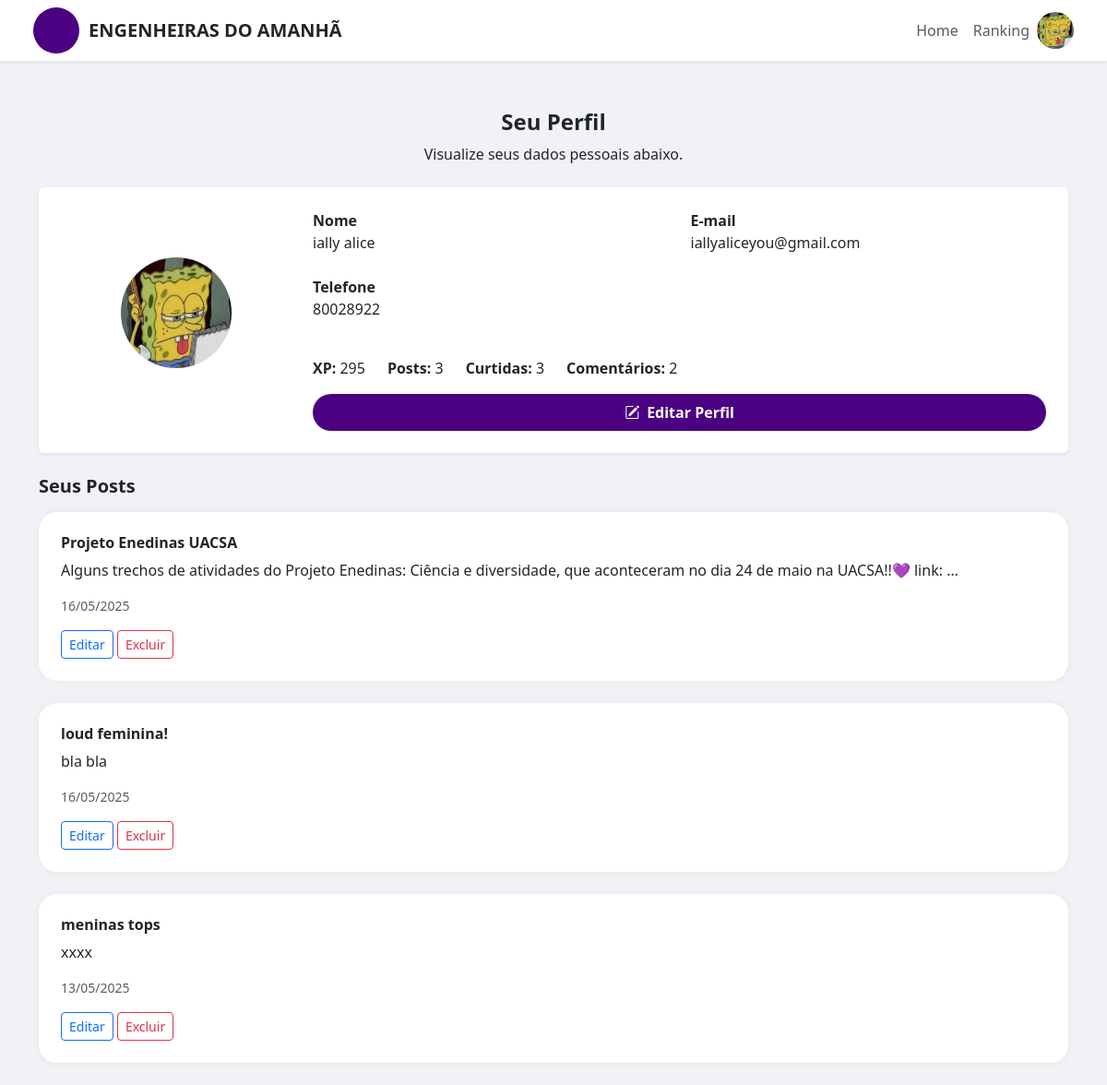
The page /perfil/ (signed in) on the database its author committed.
### comunidade/models.py (models this page shows, shortened)
class Perfil(models.Model):
    user = models.OneToOneField(User, on_delete=models.CASCADE)
    telefone = models.CharField(max_length=20, blank=True)
    pontos = models.IntegerField(default=0)
    foto = models.ImageField(upload_to='perfil/', blank=True, null=True)
    ultima_interacao = models.DateField(null=True, blank=True)

class Post(models.Model):
    titulo = models.CharField(max_length=100)
    conteudo = models.TextField()
    autor = models.ForeignKey(User, on_delete=models.CASCADE)
    imagem = models.ImageField(upload_to='posts/', blank=True, null=True)
    tags = TaggableManager()
    data_criacao = models.DateTimeField(default=timezone.now)

### comunidade/views.py (the view)
# urls.py: path('perfil/', views.perfil_view, name='perfil'),
@login_required
def perfil_view(request):
    perfil, _ = Perfil.objects.get_or_create(user=request.user)
    posts = Post.objects.filter(autor=request.user).order_by('-data_criacao')
    context = {
        'perfil': perfil,
        'posts': posts,
        'posts_qtd': posts.count(),
        'curtidas_qtd': Curtida.objects.filter(usuario=request.user).count(),
        'comentarios_qtd': Comentario.objects.filter(autor=request.user).count(),
    }
    return render(request, 'comunidade/perfil.html', context)

### comunidade/templates/comunidade/perfil.html (shortened to what this page needs)
{% load static %}
<!DOCTYPE html>
<html lang="pt-br">
<head>
  <link href="https://cdn.jsdelivr.net/npm/bootstrap@5.3.2/dist/css/bootstrap.min.css" rel="stylesheet">
  <link href="https://cdn.jsdelivr.net/npm/bootstrap-icons@1.10.5/font/bootstrap-icons.css" rel="stylesheet">
</head>
<body>
<nav class="navbar navbar-expand-lg bg-white shadow-sm px-4 fixed-top">
  <div class="container-fluid">
    <div class="d-flex align-items-center">
      <div class="logo-circle"></div>
      <span class="navbar-brand fw-bold text-uppercase text-dark mb-0">Engenheiras do Amanhã</span>
    </div>
    <ul class="navbar-nav ms-auto">
      <li class="nav-item"><a class="nav-link" href="{% url 'pagina_inicial' %}">Home</a></li>
      <li class="nav-item"><a class="nav-link" href="{% url 'ranking' %}">Ranking</a></li>
    </ul>
    {% if request.user.perfil.foto %}
      <img src="{{ request.user.perfil.foto.url }}" class="rounded-circle" style="width: 40px; height: 40px; object-fit: cover; cursor: pointer;" data-bs-toggle="offcanvas" data-bs-target="#sidebarPerfil" aria-controls="sidebarPerfil">
    {% else %}
      <div class="logo-circle" data-bs-toggle="offcanvas" data-bs-target="#sidebarPerfil" aria-controls="sidebarPerfil" style="cursor: pointer;"></div>
    {% endif %}
  </div>
</nav>
<div class="container mt-5">
  <div class="text-center mb-4">
    <h4 class="fw-bold text-purple">Seu Perfil</h4>
    <p>Visualize seus dados pessoais abaixo.</p>
  </div>
  <div class="bg-white p-4 rounded shadow-sm mb-4">
    <div class="row align-items-center">
      <div class="col-md-3 text-center">
        {% if perfil.foto %}
          <img src="{{ perfil.foto.url }}" class="rounded-circle mb-3" width="120" height="120" alt="Foto de perfil">
        {% else %}
          <div class="rounded-circle bg-secondary mb-3" style="width: 120px; height: 120px;"></div>
        {% endif %}
      </div>
      <div class="col-md-9">
        <div class="row">
          <div class="col-md-6 mb-2">
            <label><strong>Nome</strong></label>
            <p>{{ user.first_name }}</p>
          </div>
          <div class="col-md-6 mb-2">
            <label><strong>E-mail</strong></label>
            <p>{{ user.email }}</p>
          </div>
          <div class="col-md-6 mb-2">
            <label><strong>Telefone</strong></label>
            <p>{{ perfil.telefone }}</p>
          </div>
        </div>
        <div class="mt-3 d-flex gap-4">
          <div><strong>XP:</strong> {{ perfil.pontos }}</div>
          <div><strong>Posts:</strong> {{ posts_qtd }}</div>
          <div><strong>Curtidas:</strong> {{ curtidas_qtd }}</div>
          <div><strong>Comentários:</strong> {{ comentarios_qtd }}</div>
        </div>
        <a href="{% url 'editar_perfil' %}" class="btn-edit-profile mt-3">
          <i class="bi bi-pencil-square"></i> Editar Perfil
        </a>
      </div>
    </div>
  </div>
  <h5 class="mb-3 fw-bold">Seus Posts</h5>
  {% for post in posts %}
    <div class="bg-white p-4 mb-4 post-card">
      <h6 class="fw-bold">{{ post.titulo }}</h6>
      <p>{{ post.conteudo|truncatewords:20 }}</p>
      <p class="text-muted small">{{ post.data_criacao|date:"d/m/Y" }}</p>
      <a href="{% url 'editar_post' post.id %}" class="btn btn-sm btn-outline-primary">Editar</a>
      <a href="{% url 'excluir_post' post.id %}" class="btn btn-sm btn-outline-danger">Excluir</a>
    </div>
  {% empty %}
    <p class="text-muted">Você ainda não postou nada.</p>
  {% endfor %}
</div>
</body>
</html>

### comunidade/templates/comunidade/perfil.html (style rules this page uses)
body { background-color: #f1f2f6; padding-top: 70px; }
.logo-circle { width: 50px; height: 50px; background-color: #4B0082; border-radius: 50%; margin-right: 10px; }
.post-card { border-radius: 20px; box-shadow: 0 0 10px rgba(0,0,0,0.05); }
.btn-edit-profile { background-color: #4B0082; color: white; font-weight: bold; border-radius: 30px; padding: 8px 18px; transition: all 0.3s ease; display: flex; align-items: center; justify-content: center; text-decoration: none; }
.btn-edit-profile i { margin-right: 8px; }

### rows shown on the page
Perfil: foto (picture), telefone "80028922", pontos "295"
Post: titulo "Projeto Enedinas UACSA", conteudo "Alguns trechos de atividades do Projeto Enedinas: Ciência e diversidade, que aconteceram no dia 24 de maio na UACSA!!💜 link: …", data_criacao "16/05/2025"
Post: titulo "loud feminina!", conteudo "bla bla", data_criacao "16/05/2025"
Post: titulo "meninas tops", conteudo "xxxx", data_criacao "13/05/2025"

### other values the page prints
{{ user.first_name }} "ially alice"
{{ user.email }} "iallyaliceyou@gmail.com"
{{ posts_qtd }} "3"
{{ curtidas_qtd }} "3"
{{ comentarios_qtd }} "2"
